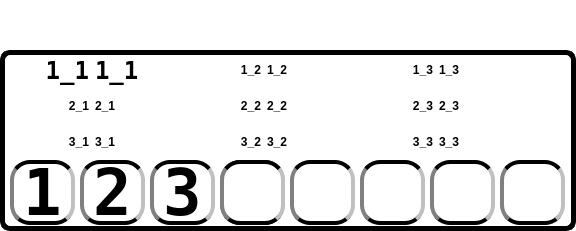
   <widget class="QGroupBox" name="TripBox">
    <property name="geometry">
     <rect>
      <x>220</x>
      <y>245</y>
      <width>576</width>
      <height>231</height>
     </rect>
    </property>
    <property name="font">
     <font>
      <family>Magneto</family>
      <pointsize>40</pointsize>
     </font>
    </property>
    <property name="styleSheet">
     <string notr="true">QGroupBox{
	background: solid white;
	border: 5px solid black;
	border-radius: 10px;
	margin-top: 50px;}
QGroupBox::title {
    subcontrol-origin: margin;
	subcontrol-position: top left;
	left: 25px;
	padding: -25 0px 0 0px;}
QLabel{
	font: 18pt &quot;Luxi Mono&quot;;
	font-weight: bold;
	color: black}
QCheckBox::indicator {
     width: 60px;
     height: 60px; }
QSlider::groove:horizontal {
border: 1px solid;
height: 30px; 
margin: 0px;}
QSlider::handle:horizontal {
background-color: black;
border: 5px solid;
height: 100px;
width: 70px; 
margin: 0px 0px;}
QPushButton { 
	background: white;
	font: 48pt &quot;Luxi Mono&quot;;
	font-weight: bold;
	color: black;
	border-style: inset;
    border-color: dark grey;
	border-width: 4px;
	border-radius:20px;}
QPushButton::pressed {
	border-style:outset;}</string>
    </property>
    <property name="title">
     <string/>
    </property>
    <widget class="QWidget" name="gridLayoutWidget_5">
     <property name="geometry">
      <rect>
       <x>9</x>
       <y>55</y>
       <width>561</width>
       <height>106</height>
      </rect>
     </property>
     <layout class="QGridLayout" name="TripBoxGrid">
      <property name="sizeConstraint">
       <enum>QLayout::SetFixedSize</enum>
      </property>
      <item row="0" column="1">
       <widget class="QLabel" name="Trip_1_1">
        <property name="minimumSize">
         <size>
          <width>80</width>
          <height>0</height>
         </size>
        </property>
        <property name="font">
         <font>
          <family>Luxi Mono</family>
          <pointsize>18</pointsize>
          <weight>75</weight>
          <italic>false</italic>
          <bold>true</bold>
         </font>
        </property>
        <property name="text">
         <string>1_1</string>
        </property>
       </widget>
      </item>
      <item row="5" column="1">
       <widget class="QLabel" name="Trip_3_1">
        <property name="text">
         <string>3_1</string>
        </property>
       </widget>
      </item>
      <item row="5" column="0">
       <widget class="QLabel" name="Trip_3_1_prefix">
        <property name="minimumSize">
         <size>
          <width>0</width>
          <height>30</height>
         </size>
        </property>
        <property name="text">
         <string>3_1</string>
        </property>
        <property name="alignment">
         <set>Qt::AlignRight|Qt::AlignTrailing|Qt::AlignVCenter</set>
        </property>
       </widget>
      </item>
      <item row="1" column="4">
       <widget class="QLabel" name="Trip_2_3_prefix">
        <property name="text">
         <string>2_3</string>
        </property>
        <property name="alignment">
         <set>Qt::AlignRight|Qt::AlignTrailing|Qt::AlignVCenter</set>
        </property>
       </widget>
      </item>
      <item row="1" column="2">
       <widget class="QLabel" name="Trip_2_2_prefix">
        <property name="text">
         <string>2_2</string>
        </property>
        <property name="alignment">
         <set>Qt::AlignRight|Qt::AlignTrailing|Qt::AlignVCenter</set>
        </property>
       </widget>
      </item>
      <item row="5" column="2">
       <widget class="QLabel" name="Trip_3_2_prefix">
        <property name="text">
         <string>3_2</string>
        </property>
        <property name="alignment">
         <set>Qt::AlignRight|Qt::AlignTrailing|Qt::AlignVCenter</set>
        </property>
       </widget>
      </item>
      <item row="0" column="4">
       <widget class="QLabel" name="Trip_1_3_prefix">
        <property name="minimumSize">
         <size>
          <width>80</width>
          <height>0</height>
         </size>
        </property>
        <property name="text">
         <string>1_3</string>
        </property>
        <property name="alignment">
         <set>Qt::AlignRight|Qt::AlignTrailing|Qt::AlignVCenter</set>
        </property>
       </widget>
      </item>
      <item row="0" column="2">
       <widget class="QLabel" name="Trip_1_2_prefix">
        <property name="minimumSize">
         <size>
          <width>80</width>
          <height>0</height>
         </size>
        </property>
        <property name="text">
         <string>1_2</string>
        </property>
        <property name="alignment">
         <set>Qt::AlignRight|Qt::AlignTrailing|Qt::AlignVCenter</set>
        </property>
       </widget>
      </item>
      <item row="1" column="0">
       <widget class="QLabel" name="Trip_2_1_prefix">
        <property name="minimumSize">
         <size>
          <width>0</width>
          <height>30</height>
         </size>
        </property>
        <property name="text">
         <string>2_1</string>
        </property>
        <property name="alignment">
         <set>Qt::AlignRight|Qt::AlignTrailing|Qt::AlignVCenter</set>
        </property>
       </widget>
      </item>
      <item row="0" column="3">
       <widget class="QLabel" name="Trip_1_2">
        <property name="minimumSize">
         <size>
          <width>80</width>
          <height>0</height>
         </size>
        </property>
        <property name="text">
         <string>1_2</string>
        </property>
       </widget>
      </item>
      <item row="5" column="3">
       <widget class="QLabel" name="Trip_3_2">
        <property name="text">
         <string>3_2</string>
        </property>
       </widget>
      </item>
      <item row="1" column="3">
       <widget class="QLabel" name="Trip_2_2">
        <property name="text">
         <string>2_2</string>
        </property>
       </widget>
      </item>
      <item row="1" column="5">
       <widget class="QLabel" name="Trip_2_3">
        <property name="text">
         <string>2_3</string>
        </property>
       </widget>
      </item>
      <item row="5" column="5">
       <widget class="QLabel" name="Trip_3_3">
        <property name="text">
         <string>3_3</string>
        </property>
       </widget>
      </item>
      <item row="0" column="5">
       <widget class="QLabel" name="Trip_1_3">
        <property name="minimumSize">
         <size>
          <width>80</width>
          <height>0</height>
         </size>
        </property>
        <property name="text">
         <string>1_3</string>
        </property>
       </widget>
      </item>
      <item row="1" column="1">
       <widget class="QLabel" name="Trip_2_1">
        <property name="text">
         <string>2_1</string>
        </property>
       </widget>
      </item>
      <item row="5" column="4">
       <widget class="QLabel" name="Trip_3_3_prefix">
        <property name="text">
         <string>3_3</string>
        </property>
        <property name="alignment">
         <set>Qt::AlignRight|Qt::AlignTrailing|Qt::AlignVCenter</set>
        </property>
       </widget>
      </item>
      <item row="0" column="0">
       <widget class="QLabel" name="Trip_1_1_prefix">
        <property name="minimumSize">
         <size>
          <width>80</width>
          <height>30</height>
         </size>
        </property>
        <property name="font">
         <font>
          <family>Luxi Mono</family>
          <pointsize>18</pointsize>
          <weight>75</weight>
          <italic>false</italic>
          <bold>true</bold>
         </font>
        </property>
        <property name="text">
         <string>1_1</string>
        </property>
        <property name="alignment">
         <set>Qt::AlignRight|Qt::AlignTrailing|Qt::AlignVCenter</set>
        </property>
       </widget>
      </item>
     </layout>
    </widget>
    <widget class="QPushButton" name="CheckEngineButton">
     <property name="geometry">
      <rect>
       <x>220</x>
       <y>160</y>
       <width>65</width>
       <height>65</height>
      </rect>
     </property>
     <property name="font">
      <font>
       <family>Luxi Mono</family>
       <pointsize>48</pointsize>
       <weight>75</weight>
       <italic>false</italic>
       <bold>true</bold>
      </font>
     </property>
     <property name="styleSheet">
      <string notr="true">QPushButton { 
	background: white;
	font: 48pt &quot;Luxi Mono&quot;;
	font-weight: bold;
	color: black;
	border-style: inset;
    border-color: dark grey;
	border-width: 4px;
	border-radius:20px;
}

QPushButton::pressed {
	border-style:outset;

}</string>
     </property>
     <property name="text">
      <string/>
     </property>
     <property name="icon">
      <iconset resource="ampy.qrc">
       <normaloff>:/root/Warning_icon.png</normaloff>:/root/Warning_icon.png</iconset>
     </property>
     <property name="iconSize">
      <size>
       <width>50</width>
       <height>45</height>
      </size>
     </property>
     <property name="checkable">
      <bool>true</bool>
     </property>
     <property name="checked">
      <bool>false</bool>
     </property>
    </widget>
    <widget class="QPushButton" name="OptionsBtn">
     <property name="geometry">
      <rect>
       <x>430</x>
       <y>160</y>
       <width>65</width>
       <height>65</height>
      </rect>
     </property>
     <property name="font">
      <font>
       <family>Luxi Mono</family>
       <pointsize>48</pointsize>
       <weight>75</weight>
       <italic>false</italic>
       <bold>true</bold>
      </font>
     </property>
     <property name="styleSheet">
      <string notr="true">QPushButton { 
	background: white;
	font: 48pt &quot;Luxi Mono&quot;;
	font-weight: bold;
	color: black;
	border-style: inset;
    border-color: dark grey;
	border-width: 4px;
	border-radius:20px;
}

QPushButton::pressed {
	border-style:outset;

}</string>
     </property>
     <property name="text">
      <string/>
     </property>
     <property name="icon">
      <iconset resource="ampy.qrc">
       <normaloff>:/root/Settings-icon.png</normaloff>:/root/Settings-icon.png</iconset>
     </property>
     <property name="iconSize">
      <size>
       <width>55</width>
       <height>55</height>
      </size>
     </property>
     <property name="checkable">
      <bool>true</bool>
     </property>
     <property name="checked">
      <bool>false</bool>
     </property>
     <property name="autoExclusive">
      <bool>true</bool>
     </property>
    </widget>
    <widget class="QPushButton" name="Trip_Selector_1">
     <property name="geometry">
      <rect>
       <x>10</x>
       <y>160</y>
       <width>65</width>
       <height>65</height>
      </rect>
     </property>
     <property name="font">
      <font>
       <family>Luxi Mono</family>
       <pointsize>48</pointsize>
       <weight>75</weight>
       <italic>false</italic>
       <bold>true</bold>
      </font>
     </property>
     <property name="styleSheet">
      <string notr="true">QPushButton { 
	background: white;
	font: 48pt &quot;Luxi Mono&quot;;
	font-weight: bold;
	color: black;
	border-style: inset;
    border-color: dark grey;
	border-width: 4px;
	border-radius:20px;
}

QPushButton::pressed {
	border-style:outset;

}</string>
     </property>
     <property name="text">
      <string>1</string>
     </property>
     <property name="checkable">
      <bool>true</bool>
     </property>
     <property name="checked">
      <bool>true</bool>
     </property>
     <property name="autoExclusive">
      <bool>true</bool>
     </property>
    </widget>
    <widget class="QPushButton" name="Trip_Selector_2">
     <property name="geometry">
      <rect>
       <x>80</x>
       <y>160</y>
       <width>65</width>
       <height>65</height>
      </rect>
     </property>
     <property name="font">
      <font>
       <family>Luxi Mono</family>
       <pointsize>48</pointsize>
       <weight>75</weight>
       <italic>false</italic>
       <bold>true</bold>
      </font>
     </property>
     <property name="styleSheet">
      <string notr="true">QPushButton { 
	background: white;
	font: 48pt &quot;Luxi Mono&quot;;
	font-weight: bold;
	color: black;
	border-style: inset;
    border-color: dark grey;
	border-width: 4px;
	border-radius:20px;
}

QPushButton::pressed {
	border-style:outset;

}</string>
     </property>
     <property name="text">
      <string>2</string>
     </property>
     <property name="checkable">
      <bool>true</bool>
     </property>
     <property name="checked">
      <bool>false</bool>
     </property>
     <property name="autoExclusive">
      <bool>true</bool>
     </property>
    </widget>
    <widget class="QPushButton" name="BMSButton">
     <property name="geometry">
      <rect>
       <x>360</x>
       <y>160</y>
       <width>65</width>
       <height>65</height>
      </rect>
     </property>
     <property name="font">
      <font>
       <family>Luxi Mono</family>
       <pointsize>48</pointsize>
       <weight>75</weight>
       <italic>false</italic>
       <bold>true</bold>
      </font>
     </property>
     <property name="styleSheet">
      <string notr="true">QPushButton { 
	background: white;
	font: 48pt &quot;Luxi Mono&quot;;
	font-weight: bold;
	color: black;
	border-style: inset;
    border-color: dark grey;
	border-width: 4px;
	border-radius:20px;
}

QPushButton::pressed {
	border-style:outset;

}</string>
     </property>
     <property name="text">
      <string/>
     </property>
     <property name="icon">
      <iconset resource="ampy.qrc">
       <normaloff>:/root/bms-icon.png</normaloff>:/root/bms-icon.png</iconset>
     </property>
     <property name="iconSize">
      <size>
       <width>50</width>
       <height>50</height>
      </size>
     </property>
    </widget>
    <widget class="QPushButton" name="LockButton">
     <property name="geometry">
      <rect>
       <x>500</x>
       <y>160</y>
       <width>65</width>
       <height>65</height>
      </rect>
     </property>
     <property name="font">
      <font>
       <family>Luxi Mono</family>
       <pointsize>48</pointsize>
       <weight>75</weight>
       <italic>false</italic>
       <bold>true</bold>
      </font>
     </property>
     <property name="styleSheet">
      <string notr="true">QPushButton { 
	background: white;
	font: 48pt &quot;Luxi Mono&quot;;
	font-weight: bold;
	color: black;
	border-style: inset;
    border-color: dark grey;
	border-width: 4px;
	border-radius:20px;
}

QPushButton::pressed {
	border-style:outset;

}</string>
     </property>
     <property name="text">
      <string/>
     </property>
     <property name="icon">
      <iconset resource="ampy.qrc">
       <normaloff>:/root/lock_icon.png</normaloff>:/root/lock_icon.png</iconset>
     </property>
     <property name="iconSize">
      <size>
       <width>55</width>
       <height>50</height>
      </size>
     </property>
     <property name="checkable">
      <bool>false</bool>
     </property>
    </widget>
    <widget class="QPushButton" name="Trip_Selector_3">
     <property name="geometry">
      <rect>
       <x>150</x>
       <y>160</y>
       <width>65</width>
       <height>65</height>
      </rect>
     </property>
     <property name="font">
      <font>
       <family>Luxi Mono</family>
       <pointsize>48</pointsize>
       <weight>75</weight>
       <italic>false</italic>
       <bold>true</bold>
      </font>
     </property>
     <property name="styleSheet">
      <string notr="true">QPushButton { 
	background: white;
	font: 48pt &quot;Luxi Mono&quot;;
	font-weight: bold;
	color: black;
	border-style: inset;
    border-color: dark grey;
	border-width: 4px;
	border-radius:20px;
}

QPushButton::pressed {
	border-style:outset;

}</string>
     </property>
     <property name="text">
      <string>3</string>
     </property>
     <property name="checkable">
      <bool>true</bool>
     </property>
     <property name="checked">
      <bool>false</bool>
     </property>
     <property name="autoExclusive">
      <bool>true</bool>
     </property>
    </widget>
    <widget class="QPushButton" name="Reverse">
     <property name="geometry">
      <rect>
       <x>220</x>
       <y>160</y>
       <width>65</width>
       <height>65</height>
      </rect>
     </property>
     <property name="font">
      <font>
       <family>Luxi Mono</family>
       <pointsize>48</pointsize>
       <weight>75</weight>
       <italic>false</italic>
       <bold>true</bold>
      </font>
     </property>
     <property name="styleSheet">
      <string notr="true">QPushButton { 
	background: white;
	font: 48pt &quot;Luxi Mono&quot;;
	font-weight: bold;
	color: black;
	border-style: inset;
    border-color: dark grey;
	border-width: 4px;
	border-radius:20px;
}

QPushButton::pressed {
	border-style:outset;

}</string>
     </property>
     <property name="text">
      <string>D</string>
     </property>
     <property name="checkable">
      <bool>true</bool>
     </property>
     <property name="checked">
      <bool>false</bool>
     </property>
     <property name="autoExclusive">
      <bool>false</bool>
     </property>
    </widget>
    <widget class="QPushButton" name="BatterySOCReset">
     <property name="geometry">
      <rect>
       <x>290</x>
       <y>160</y>
       <width>65</width>
       <height>65</height>
      </rect>
     </property>
     <property name="font">
      <font>
       <family>Luxi Mono</family>
       <pointsize>48</pointsize>
       <weight>75</weight>
       <italic>false</italic>
       <bold>true</bold>
      </font>
     </property>
     <property name="styleSheet">
      <string notr="true">QPushButton { 
	background: white;
	font: 48pt &quot;Luxi Mono&quot;;
	font-weight: bold;
	color: black;
	border-style: inset;
    border-color: dark grey;
	border-width: 4px;
	border-radius:20px;
}

QPushButton::pressed {
	border-style:outset;

}</string>
     </property>
     <property name="text">
      <string/>
     </property>
     <property name="icon">
      <iconset resource="ampy.qrc">
       <normaloff>:/root/icon_charged.png</normaloff>:/root/icon_charged.png</iconset>
     </property>
     <property name="iconSize">
      <size>
       <width>50</width>
       <height>50</height>
      </size>
     </property>
    </widget>
    <zorder>gridLayoutWidget_5</zorder>
    <zorder>OptionsBtn</zorder>
    <zorder>Trip_Selector_1</zorder>
    <zorder>Trip_Selector_2</zorder>
    <zorder>BMSButton</zorder>
    <zorder>LockButton</zorder>
    <zorder>Trip_Selector_3</zorder>
    <zorder>Reverse</zorder>
    <zorder>CheckEngineButton</zorder>
    <zorder>BatterySOCReset</zorder>
   </widget>
